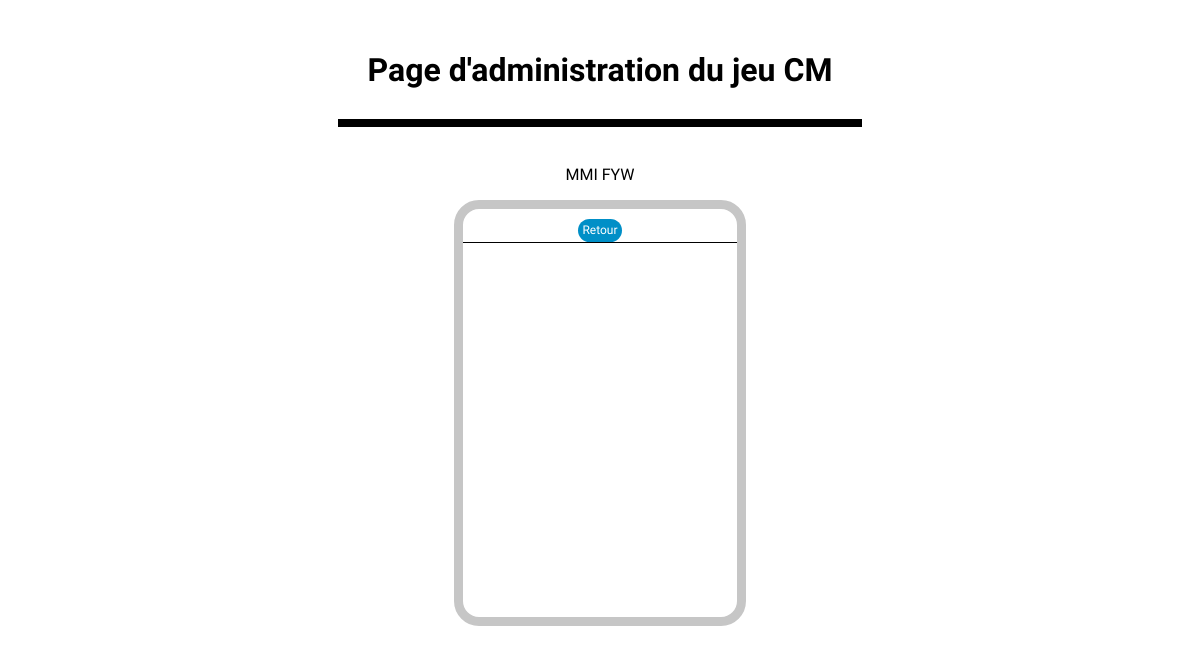
Before: /mmifyw/pages/communicationJeu/admin.php (signed in) with the older database file.
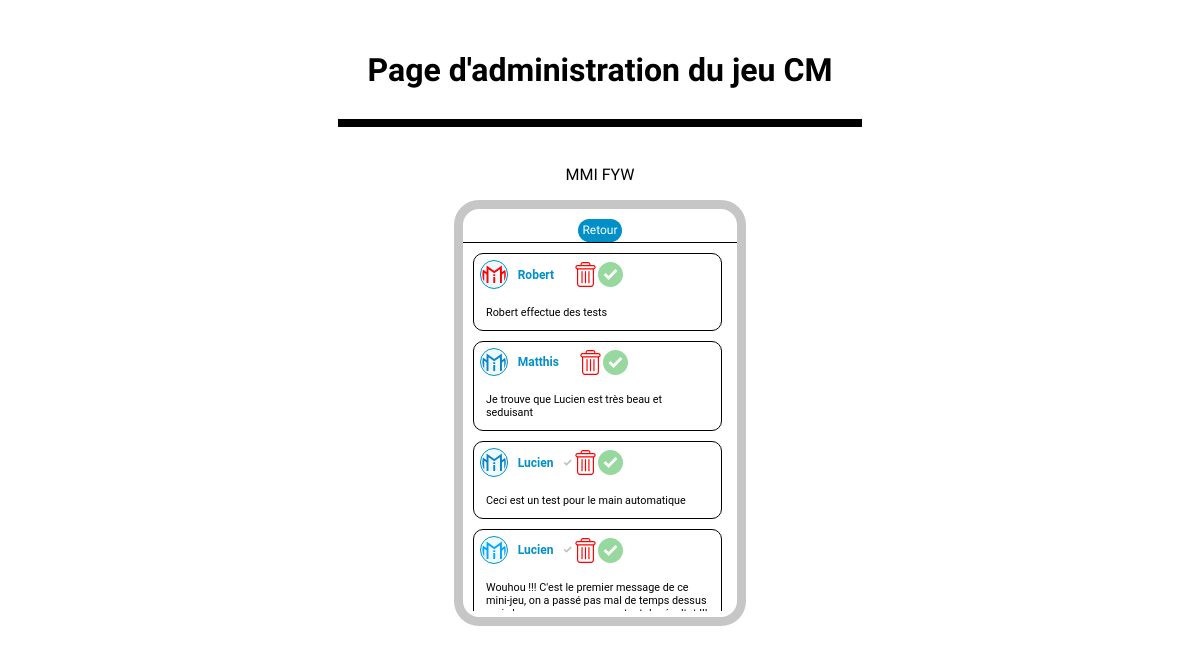
After: the same page with the newer database file.
### tables this page shows
CREATE TABLE `jeucm` (
  `id` int(11) NOT NULL,
  `pseudo` varchar(20) NOT NULL,
  `textMsg` varchar(200) NOT NULL,
  `certif` tinyint(1) DEFAULT NULL,
  `couleur` varchar(20) NOT NULL
);

### mmifyw/pages/communicationJeu/admin.php (the view, shortened to what this page needs)
<!DOCTYPE html>
<html lang="fr">
<head>
    <link href="../../styles/communicationJeu.css" rel="stylesheet">
</head>
<body>
    <div class="cm">
        <h1>Page d'administration du jeu CM</h1>
        <p>MMI FYW</p>
        <div class="jeuCm">
            <div class="headAdmin">
                <a href="../domaine.php?page=communication" class="admin">Retour</a>
            </div>
            <?php
                include "../../connexionPDO.php";
                $sql = "SELECT `id`, `pseudo`, `textMsg`, `certif`, `couleur`FROM `jeucm` ORDER BY id DESC";
                $req = $db -> prepare($sql);
                $req -> execute();
                echo("<div class='flux'>");
                while($data = $req -> fetch()){
                    if($data['certif']){
                        $certif = "";
                        $check = '<svg class="check" id="'.$data['id'].'" viewBox="0 0 24 24"><path opacity="1" d="m9.707 19.121c-.187.188-.442.293-.707.293s-.52-.105-.707-.293l-5.646-5.647c-.586-.586-.586-1.536 0-2.121l.707-.707c.586-.586 1.535-.586 2.121 0l3.525 3.525 9.525-9.525c.586-.586 1.536-.586 2.121 0l.707.707c.586.586.586 1.536 0 2.121z"/></svg>';
                    }else{
                        $certif = "nocertif";
                        $check = '<svg id="'.$data['id'].'" class="check" viewBox="0 0 24 24"><path opacity="0" d="m9.707 19.121c-.187.188-.442.293-.707.293s-.52-.105-.707-.293l-5.646-5.647c-.586-.586-.586-1.536 0-2.121l.707-.707c.586-.586 1.535-.586 2.121 0l3.525 3.525 9.525-9.525c.586-.586 1.536-.586 2.121 0l.707.707c.586.586.586 1.536 0 2.121z"/></svg>';
                        $data['certif'] = 0;
                    }
                    echo('
                    <div class="mPost '.$certif.'">
                        <div class="mPostHead">
                            <svg viewBox="0 0 430 317">
                                <path fill="'.$data['couleur'].'" d="M353,317H318V67L215,142,112,67V317H77V164c-12.665-9-28.335-21-41-30V285L0,260C0.333,195.006,0,123.667,0,66c77.82,55.935,52.336,37.668,78,56,0.333-40.329-.333-81.671,0-122,45.329,33,91.671,67,137,100C260.329,67,306.671,33,352,0h0V122c25.664-18.332,52.336-37.668,78-56h0V260c0.082,0.169.171,0.294,0,0-11.332,7.666-24.668,17.334-36,25V134l-41,30V317ZM198,160h34v31H198V160Zm0,47h34V317H198V207Z"/>
                            </svg>
                            <h2>'.$data['pseudo'].$check.'<div class="menuControl"><img class="delete" id="'.$data['id'].'" src="../../medias/communicationJeu/delete.svg"><img id="'.$data['id'].'" data-certif="'.$data['certif'].'" src="../../medias/communicationJeu/check.svg"/></div><h2>
                        </div>
                        <p>'.$data['textMsg'].'</p>
                    </div>
                    ');
                }
                echo("</div>");
            ?>
            </div>
        </div>
</body>
</html>

### mmifyw/styles/communicationJeu.css (style rules this page uses)
body, html { margin: 0; font-family: 'Lexend Exa', sans-serif; }
.cm { display: flex; width: 100vw; flex-direction: column; align-items: center; }
.jeuCm { background-color: white; width: 22.7875vw; height: 34vw; border-radius: 2.084vw; border: #C6C6C6 solid 0.78125vw; display: flex; flex-direction: column; }
.flux { overflow-y: auto; overflow-x: hidden; height: 100%; margin: 0 0.78125vw; margin-bottom: 0.52vw; }
.mPost { height: fit-content; height: -moz-fit-content; border-radius: 10px; border: 1px solid black; margin-bottom: 10px; margin-right: 5px; display: flex; flex-direction: column; font-family: 'Roboto', sans-serif; }
.mPost>p { width: 90%; word-wrap: break-word; overflow: auto; height: 70%; justify-self: center; align-self: center; font-size: 0.9vw; }
.mPostHead { display: flex; flex-direction: row; align-items: center; margin: 0.26vw; position: relative; }
.mPostHead>h2 { margin: 0.26vw 0.52vw; color: #008FC7; font-family: 'Roboto', sans-serif; font-size: 1vw; display: flex; align-items: center; position: relative; }
.check { opacity: 0.25; width: 0.78125vw; height: 0.78125vw; margin-left: 10px; transition: 0.25s ease-in-out; }
.mPostHead>svg { height: 2vw; width: 2vw; min-height: 15px; min-width: 15px; margin: 0.26vw; border: 1px #008fc7 solid; border-radius: 50%; background-color: #00b7ff10; padding: 0.104vw; }
.headAdmin { margin: 10px 0; border-bottom: 1px black solid; display: flex; height: 6.5%; flex-direction: row; justify-content: space-around; align-items: center; position: relative; }
.menuControl { display: flex; justify-content: space-around; cursor: pointer; align-items: center; }
.admin { margin-top: 1vw; padding: 0.5vw; border-radius: 20px; background-color: #008FC7; color: white; text-decoration: none; font-family: 'Lexend Exa', sans-serif; text-align: center; font-size: 1vw; transition: 0.25s ease-in-out; }
.headAdmin>a.admin { margin-top: 0; padding: 0.35vw; }
.cm>h1 { border-bottom: solid 8px black; padding: 30px; }

Changed rows visible on the page:
added jeucm: pseudo "Robert", textMsg "Robert effectue des tests"
added jeucm: pseudo "Matthis", textMsg "Je trouve que Lucien est très beau et seduisant"
added jeucm: pseudo "Lucien", textMsg "Ceci est un test pour le main automatique"
added jeucm: pseudo "Lucien", textMsg "Wouhou !!! C'est le premier message de ce mini-jeu, on a passé pas mal de temps dessus…"
